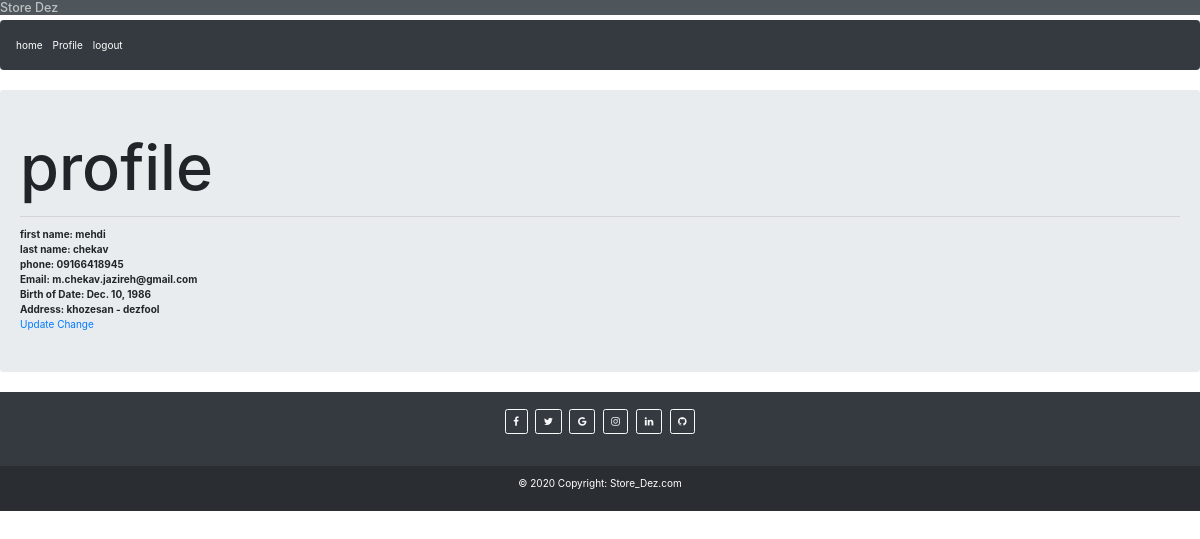
/customer/profile/ (signed in), run on the app's committed database.
### customer/models.py (models this page shows, shortened)
class Profile(models.Model):
    user = models.OneToOneField(User, on_delete=models.CASCADE, verbose_name=_('user'))
    phone = models.CharField(max_length=100, verbose_name=_('phone'), help_text=_('enter your phone'))
    address = models.TextField(verbose_name=_('address'),
                                   help_text=_('enter your address'), null=True, blank=True)

class User(AbstractBaseUser):
    first_name = models.CharField(max_length=100, blank=True, null=True, verbose_name=_('first_name'),
                                  help_text=_('enter your first_name'))
    last_name = models.CharField(max_length=100, blank=True, null=True, verbose_name=_('last_name'),
                                 help_text=_('enter your last_name'))
    email = models.CharField(max_length=100, unique=True, verbose_name=_('Email'), help_text=_('enter your email'))
    phone = models.CharField(max_length=100, verbose_name=_('phone'), help_text=_('enter your phone'))
    date_of_birth = models.DateField(blank=True, null=True, verbose_name=_('date_of_birth'),
                                     help_text=_('enter your date_of_birth'))
    is_active = models.BooleanField(default=True)
    objects = MyUserManager()
    is_admin = models.BooleanField(default=False)
    USERNAME_FIELD = 'email'
    REQUIRED_FIELDS = ['phone']

### customer/views.py (the view)
# urls.py: path('profile/', views.user_profile, name='profile'),
@login_required(login_url='customer:login')
def user_profile(request):
    profile = Profile.objects.get(user_id=request.user.id)
    return render(request, 'customer/profile.html', {'profile': profile})

### customer/templates/customer/profile.html (shortened to what this page needs)
{% extends 'base.html' %}
{% block content %}
<h1>profile</h1><hr/>
<table>
<tr>
    <th>first name: {{ profile.user.first_name }}</th>
</tr>
    <tr>
    <th>last name: {{ profile.user.last_name }}</th>
</tr>
<tr>
    <th>phone: {{ profile.user.phone }}</th>
</tr>
<tr>
    <th>Email: {{ profile.user.email }}</th>
</tr>
<tr>
    <th>Birth of Date: {{ profile.user.date_of_birth }}</th>
</tr>
<tr>
    <th>Address: {{ profile.address }}</th>
</tr>
</table>
    <a href="{% url 'customer:update' %}">Update</a>
    <a href="{% url 'customer:change' %}">Change</a>
{% endblock %}

### data on the page
Profile: user.first_name "mehdi", user.last_name "chekav", user.phone "09166418945", user.email "m.chekav.jazireh@gmail.com", user.date_of_birth "Dec. 10, 1986", address "khozesan - dezfool"
